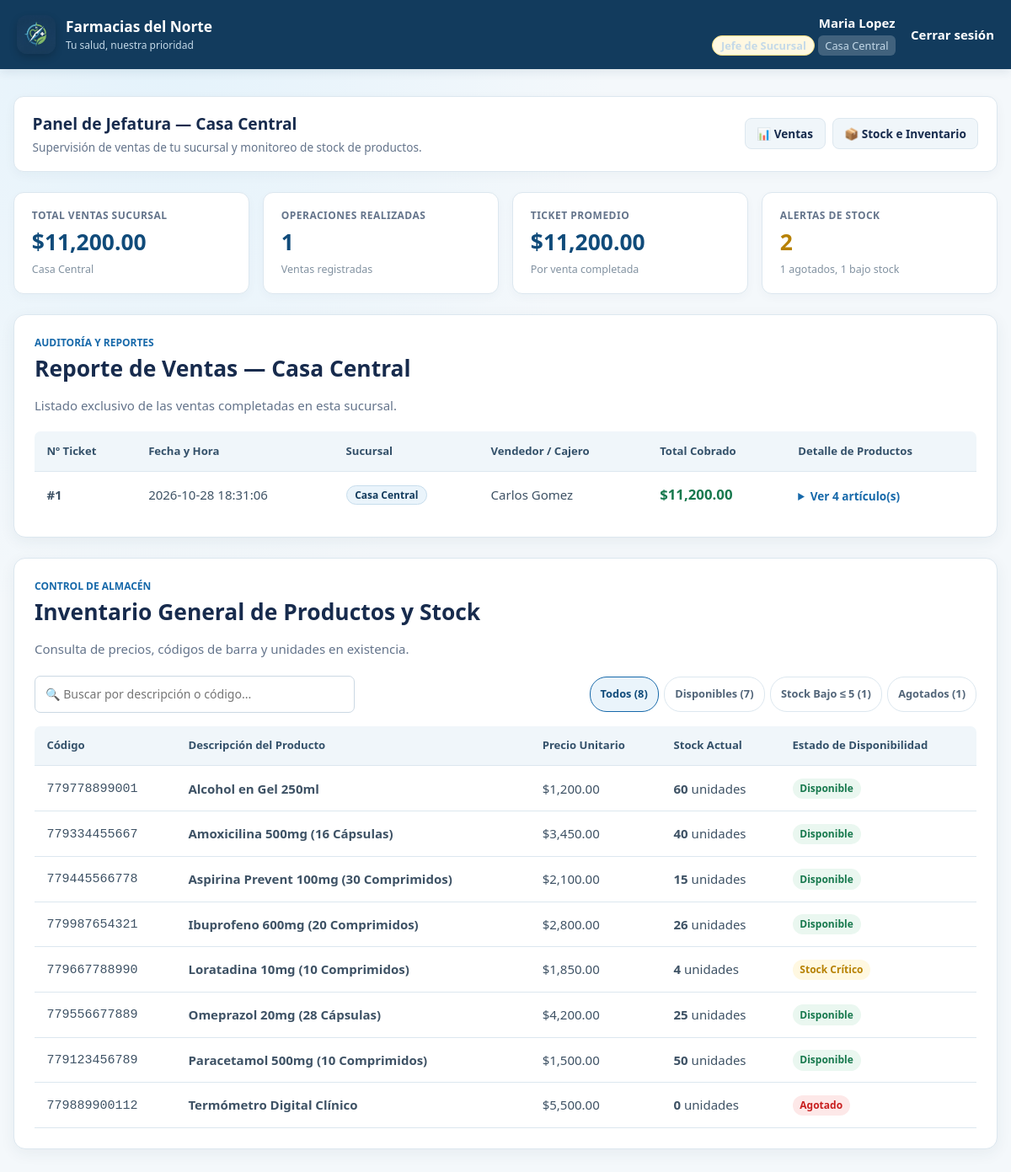
Screenshot of /sistema.php (signed in) with the database file from the repository.
### tables this page shows
CREATE TABLE IF NOT EXISTS ventas (
    id_venta INT AUTO_INCREMENT PRIMARY KEY,
    fecha DATETIME DEFAULT CURRENT_TIMESTAMP,
    id_usuario INT NOT NULL,
    id_sucursal INT NOT NULL,
    total DECIMAL(10, 2) NOT NULL,
    FOREIGN KEY (id_usuario) REFERENCES usuarios(id_usuario),
    FOREIGN KEY (id_sucursal) REFERENCES sucursales(id_sucursal)
);

CREATE TABLE IF NOT EXISTS sucursales (
    id_sucursal INT AUTO_INCREMENT PRIMARY KEY,
    nombre VARCHAR(100) NOT NULL,
    direccion VARCHAR(150) NOT NULL
);

CREATE TABLE IF NOT EXISTS usuarios (
    id_usuario INT AUTO_INCREMENT PRIMARY KEY,
    nombre VARCHAR(100) NOT NULL,
    usuario VARCHAR(50) UNIQUE NOT NULL,
    clave VARCHAR(255) NOT NULL,
    rol ENUM('Cajero', 'Jefe de Sucursal', 'Gerencia') NOT NULL,
    id_sucursal INT,
    FOREIGN KEY (id_sucursal) REFERENCES sucursales(id_sucursal) ON DELETE SET NULL
);

CREATE TABLE IF NOT EXISTS productos (
    id_producto INT AUTO_INCREMENT PRIMARY KEY,
    codigo_barra VARCHAR(50) UNIQUE NOT NULL,
    descripcion VARCHAR(150) NOT NULL,
    precio DECIMAL(10, 2) NOT NULL,
    stock INT NOT NULL DEFAULT 0
);

### sistema.php (the view, shortened to what the rows shown need)
<?php
require_once __DIR__ . '/conexion.php';
$rolOriginal = (string) ($_SESSION['rol'] ?? '');
$rolNormalizado = strtolower(trim($rolOriginal));
$rolNormalizado = strtr($rolNormalizado, ['á' => 'a', 'é' => 'e', 'í' => 'i', 'ó' => 'o', 'ú' => 'u']);
$rolNormalizado = trim(preg_replace('/[^a-z0-9]+/', ' ', $rolNormalizado));
$esCajero = in_array($rolNormalizado, ['cajero'], true);
$esJefe = in_array($rolNormalizado, ['jefe de sucursal', 'jefe sucursal', 'jefe'], true);
$esAdmin = in_array($rolNormalizado, ['gerencia', 'gerente', 'admin', 'administrador'], true);
$puedeVerVentasSucursal = $esJefe;
$puedeVerTodasLasVentas = $esAdmin;
$puedeVerStock = true;
$resProductos = $conexion->query("SELECT id_producto, codigo_barra, descripcion, precio, stock FROM productos ORDER BY descripcion ASC");
$productos = $resProductos->fetch_all(MYSQLI_ASSOC);
$nombreSucursalActual = $_SESSION['nombre_sucursal'] ?? '';
$ventas = [];
$detallesPorVenta = [];
if ($puedeVerTodasLasVentas || $puedeVerVentasSucursal) {
    if ($puedeVerTodasLasVentas) {
        $filtroSucursal = filter_input(INPUT_GET, 'sucursal', FILTER_VALIDATE_INT);
        if ($filtroSucursal && $filtroSucursal > 0) {
            $filtroSucursalSeleccionada = $filtroSucursal;
            $stmtVentas = $conexion->prepare("
                SELECT v.id_venta, v.fecha, s.nombre AS sucursal, u.nombre AS cajero, v.total, v.id_sucursal
                FROM ventas v
                JOIN sucursales s ON v.id_sucursal = s.id_sucursal
                JOIN usuarios u ON v.id_usuario = u.id_usuario
                WHERE v.id_sucursal = ?
                ORDER BY v.fecha DESC
            ");
            $stmtVentas->bind_param("i", $filtroSucursal);
            $stmtVentas->execute();
            $ventas = $stmtVentas->get_result()->fetch_all(MYSQLI_ASSOC);
        } else {
            $resV = $conexion->query("
                SELECT v.id_venta, v.fecha, s.nombre AS sucursal, u.nombre AS cajero, v.total, v.id_sucursal
                FROM ventas v
                JOIN sucursales s ON v.id_sucursal = s.id_sucursal
                JOIN usuarios u ON v.id_usuario = u.id_usuario
                ORDER BY v.fecha DESC
            ");
            $ventas = $resV ? $resV->fetch_all(MYSQLI_ASSOC) : [];
        }
    } else {
        $idSucursalUsuario = (int) ($_SESSION['id_sucursal'] ?? 0);
        $stmtVentas = $conexion->prepare("
            SELECT v.id_venta, v.fecha, s.nombre AS sucursal, u.nombre AS cajero, v.total, v.id_sucursal
            FROM ventas v
            JOIN sucursales s ON v.id_sucursal = s.id_sucursal
            JOIN usuarios u ON v.id_usuario = u.id_usuario
            WHERE v.id_sucursal = ?
            ORDER BY v.fecha DESC
        ");
        $stmtVentas->bind_param("i", $idSucursalUsuario);
        $stmtVentas->execute();
        $ventas = $stmtVentas->get_result()->fetch_all(MYSQLI_ASSOC);
    }
    if (!empty($ventas)) {
        $idsVentas = array_column($ventas, 'id_venta');
        $inClause = implode(',', array_map('intval', $idsVentas));
        $resDet = $conexion->query("
            SELECT d.id_venta, d.cantidad, d.subtotal, p.descripcion, p.codigo_barra, p.precio
            FROM detalle_ventas d
            JOIN productos p ON d.id_producto = p.id_producto
            WHERE d.id_venta IN ($inClause)
            ORDER BY d.id_detalle ASC
        ");
        if ($resDet) {
            while ($det = $resDet->fetch_assoc()) {
                $detallesPorVenta[(int) $det['id_venta']][] = $det;
            }
        }
    }
}
?>
<!DOCTYPE html>
<html lang="es">
<head>
    <link rel="stylesheet" href="estilos.css">
</head>
<body>
    <div class="container">
        <section class="role-header-banner">
            <div>
                <?php if ($esCajero): ?>
                    <h1 class="role-title">Módulo de Caja y Mostrador</h1>
                    <p class="role-subtitle">Realiza ventas mediante el catálogo y consulta el stock disponible en tiempo real.</p>
                <?php elseif ($esJefe): ?>
                    <h1 class="role-title">Panel de Jefatura &mdash; <?php echo htmlspecialchars($nombreSucursalActual, ENT_QUOTES, 'UTF-8'); ?></h1>
                <?php else: ?>
                    <h1 class="role-title">Panel de Administración General (Gerencia)</h1>
                    <p class="role-subtitle">Auditoría de todas las ventas de la red de sucursales e inventario global.</p>
                <?php endif; ?>
            </div>
        </section>
        <?php if ($puedeVerTodasLasVentas || $puedeVerVentasSucursal): ?>
            <section class="card" id="ventas">
                <div class="section-heading">
                    <div>
                        <?php if ($puedeVerTodasLasVentas): ?>
                            <h2>Reporte de Ventas &mdash; Todas las Sucursales</h2>
                            <p class="section-description">Visualización centralizada de todas las ventas registradas en la empresa.</p>
                        <?php else: ?>
                            <h2>Reporte de Ventas &mdash; <?php echo htmlspecialchars($nombreSucursalActual, ENT_QUOTES, 'UTF-8'); ?></h2>
                        <?php endif; ?>
                    </div>
                </div>
                <table>
                    <thead>
                        <tr>
                            <th>Nº Ticket</th>
                            <th>Fecha y Hora</th>
                            <th>Sucursal</th>
                            <th>Vendedor / Cajero</th>
                            <th>Total Cobrado</th>
                            <th>Detalle de Productos</th>
                        </tr>
                    </thead>
                    <tbody>
                        <?php if (!empty($ventas)): ?>
                            <?php foreach ($ventas as $v): ?>
                                <?php
                                $idV = (int) $v['id_venta'];
                                $itemsVenta = $detallesPorVenta[$idV] ?? [];
                                $totalItems = 0;
                                foreach ($itemsVenta as $it) {
                                    $totalItems += (int) $it['cantidad'];
                                }
                                ?>
                                <tr>
                                    <td><strong>#<?php echo $idV; ?></strong></td>
                                    <td><?php echo htmlspecialchars($v['fecha'], ENT_QUOTES, 'UTF-8'); ?></td>
                                    <td>
                                        <span class="badge" style="background:#eaf4fb; color:#123b5d; border:1px solid #c7ddec;">
                                            <?php echo htmlspecialchars($v['sucursal'], ENT_QUOTES, 'UTF-8'); ?>
                                        </span>
                                    </td>
                                    <td><?php echo htmlspecialchars($v['cajero'], ENT_QUOTES, 'UTF-8'); ?></td>
                                    <td><strong style="color:var(--green); font-size:1.05rem;">$<?php echo number_format((float) $v['total'], 2); ?></strong></td>
                                    <td>
                                        <?php if (!empty($itemsVenta)): ?>
                                            <details class="sale-details">
                                                <summary>Ver <?php echo $totalItems; ?> artículo(s)</summary>
                                            </details>
                                        <?php else: ?>
                                            <span style="color:var(--muted); font-size:0.85rem;">Sin detalle disponible</span>
                                        <?php endif; ?>
                                    </td>
                                </tr>
                            <?php endforeach; ?>
                        <?php endif; ?>
                    </tbody>
                </table>
            </section>
        <?php endif; ?>
        <?php if ($puedeVerStock): ?>
            <section class="card" id="inventario">
                <div class="section-heading">
                    <div>
                        <h2>Inventario General de Productos y Stock</h2>
                    </div>
                </div>
                <table>
                    <thead>
                        <tr>
                            <th>Código</th>
                            <th>Descripción del Producto</th>
                            <th>Precio Unitario</th>
                            <th>Stock Actual</th>
                            <th>Estado de Disponibilidad</th>
                        </tr>
                    </thead>
                    <tbody id="tabla-stock-body">
                        <?php foreach ($productos as $r): ?>
                            <?php
                            $st = (int) $r['stock'];
                            $estadoClase = 'stock-ok';
                            $estadoTexto = 'Disponible';
                            $filtroCategoria = 'disponible';
                            if ($st === 0) {
                                $estadoClase = 'stock-none';
                                $estadoTexto = 'Agotado';
                                $filtroCategoria = 'agotado';
                            } elseif ($st <= 5) {
                                $estadoClase = 'stock-low';
                                $estadoTexto = 'Stock Crítico';
                                $filtroCategoria = 'bajo';
                            }
                            ?>
                            <tr class="fila-producto" data-categoria="<?php echo $filtroCategoria; ?>" data-stock="<?php echo $st; ?>">
                                <td><code><?php echo htmlspecialchars($r['codigo_barra'], ENT_QUOTES, 'UTF-8'); ?></code></td>
                                <td class="col-descripcion"><strong><?php echo htmlspecialchars($r['descripcion'], ENT_QUOTES, 'UTF-8'); ?></strong></td>
                                <td>$<?php echo number_format((float) $r['precio'], 2); ?></td>
                                <td><strong><?php echo $st; ?></strong> unidades</td>
                                <td><span class="stock-pill <?php echo $estadoClase; ?>"><?php echo $estadoTexto; ?></span></td>
                            </tr>
                        <?php endforeach; ?>
                    </tbody>
                </table>
            </section>
        <?php endif; ?>
    </div>
</body>
</html>

### rows the page displays
ventas: id_venta "1", fecha "2026-10-28 18:31:06", id_sucursal.nombre "Casa Central", id_usuario.nombre "Carlos Gomez", total "11,200.00", totalItems "4"
productos: codigo_barra "779778899001", descripcion "Alcohol en Gel 250ml", precio "1,200.00", stock "60", estadoTexto "Disponible"
productos: codigo_barra "779334455667", descripcion "Amoxicilina 500mg (16 Cápsulas)", precio "3,450.00", stock "40", estadoTexto "Disponible"
productos: codigo_barra "779445566778", descripcion "Aspirina Prevent 100mg (30 Comprimidos)", precio "2,100.00", stock "15", estadoTexto "Disponible"
productos: codigo_barra "779987654321", descripcion "Ibuprofeno 600mg (20 Comprimidos)", precio "2,800.00", stock "26", estadoTexto "Disponible"
productos: codigo_barra "779667788990", descripcion "Loratadina 10mg (10 Comprimidos)", precio "1,850.00", stock "4", stock "Stock Crítico"
productos: codigo_barra "779556677889", descripcion "Omeprazol 20mg (28 Cápsulas)", precio "4,200.00", stock "25", estadoTexto "Disponible"
productos: codigo_barra "779123456789", descripcion "Paracetamol 500mg (10 Comprimidos)", precio "1,500.00", stock "50", estadoTexto "Disponible"
productos: codigo_barra "779889900112", descripcion "Termómetro Digital Clínico", precio "5,500.00", stock "0", stock "Agotado"

### other values shown
$_SESSION['nombre'] "Maria Lopez"
$nombreSucursalActual "Casa Central"
$totalVentasMonto "11,200.00"
count($ventas) "1"
$totalVentasMonto / count($ventas) "11,200.00"
$stockBajoCount + $agotadosCount "2"
$agotadosCount "1"
$stockBajoCount "1"
count($productos) "8"
count($productos) - $agotadosCount "7"
